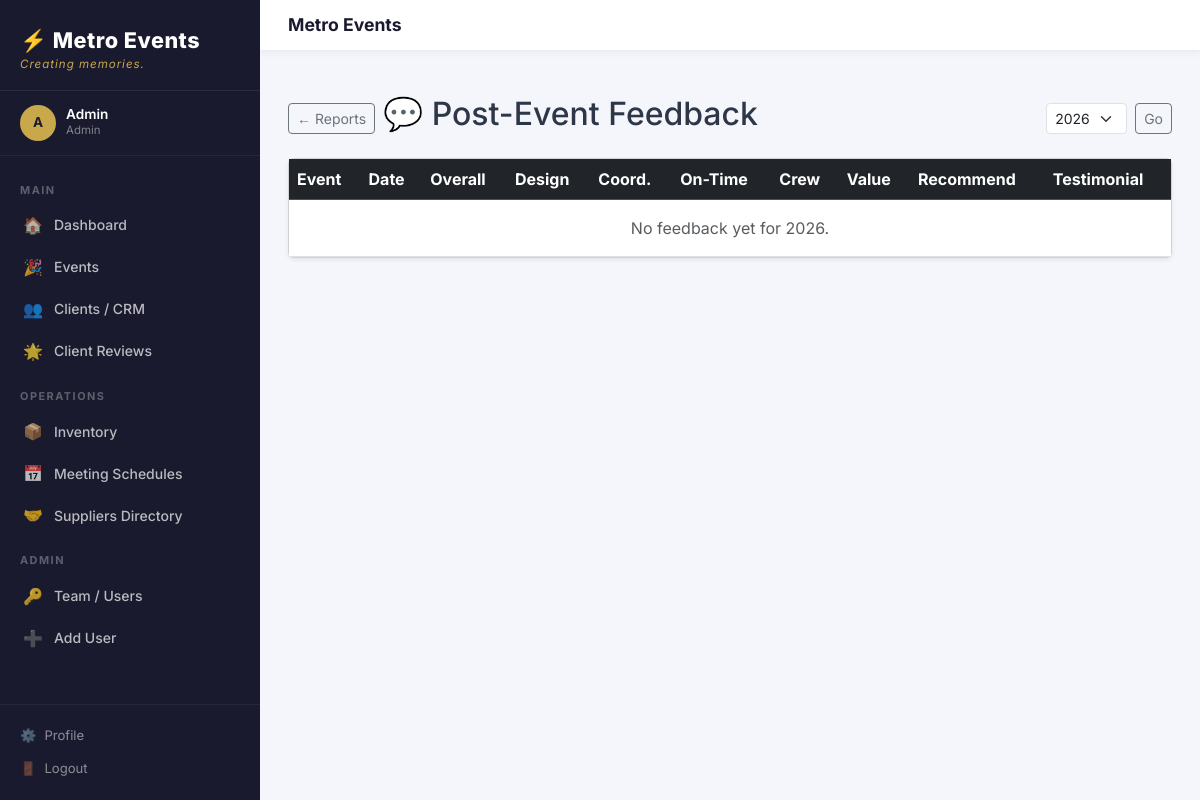
The app's page /reports/feedback (signed in) with its own data.
### models/user.py (models this page shows, shortened)
class User(UserMixin, db.Model):
    __tablename__ = "users"
    id = db.Column(db.Integer, primary_key=True)
    name = db.Column(db.String(100), nullable=False)
    email = db.Column(db.String(150), unique=True, nullable=False, index=True)
    password_hash = db.Column(db.String(256), nullable=False)
    role = db.Column(
        db.Enum("admin", "coordinator", "designer", "warehouse", "client",
                name="user_roles"),
        nullable=False,
        default="coordinator"
    )
    phone = db.Column(db.String(30))
    avatar_url = db.Column(db.String(300))
    is_active = db.Column(db.Boolean, default=True)
    created_at = db.Column(db.DateTime, default=datetime.utcnow)
    last_login = db.Column(db.DateTime)
    tasks = db.relationship("Task", back_populates="assigned_user",
                            foreign_keys="Task.assigned_to", lazy="dynamic")
    @property
    def is_admin(self) -> bool:
        return self.role == "admin"

### routes/reports.py (the view)
@reports_bp.route("/feedback")
@login_required
@require_admin
def feedback_report():
    year = request.args.get("year", datetime.utcnow().year, type=int)
    entries = (AfterEvent.query
               .join(Event, Event.id == AfterEvent.event_id)
               .filter(extract("year", Event.event_date) == year)
               .order_by(Event.event_date.desc()).all())
    return render_template("reports/feedback.html",
        entries=entries, year=year,
        years=list(range(datetime.utcnow().year - 2,
                         datetime.utcnow().year + 2)),
    )

### models/user.py (called while the page is built)
@login_manager.user_loader
def load_user(user_id: str):
    return db.session.get(User, int(user_id))

### routes/reports.py (called while the page is built)
def require_admin(f):
    from functools import wraps
    from flask import flash, redirect, url_for
    @wraps(f)
    def decorated(*args, **kwargs):
        if not current_user.is_admin:
            flash("Reports are admin-only.", "danger")
            return redirect(url_for("dashboard.index"))
        return f(*args, **kwargs)
    return decorated

### templates/reports/feedback.html (shortened to what this page needs)
{% extends "base.html" %}
{% block content %}
<div class="d-flex align-items-center gap-2 mb-3">
  <a href="{{ url_for('reports.index') }}" class="btn btn-sm btn-outline-secondary">← Reports</a>
  <h2>💬 Post-Event Feedback</h2>
  <form class="ms-auto d-flex gap-2" method="get">
    <select name="year" class="form-select form-select-sm">
      {% for y in years %}<option value="{{ y }}" {% if y == year %}selected{% endif %}>{{ y }}</option>{% endfor %}
    </select>
    <button class="btn btn-outline-secondary btn-sm">Go</button>
  </form>
</div>
<div class="card shadow-sm">
  <div class="card-body p-0">
    <table class="table table-hover mb-0">
      <thead class="table-dark">
        <tr>
          <th>Event</th><th>Date</th><th>Overall</th><th>Design</th>
          <th>Coord.</th><th>On-Time</th><th>Crew</th><th>Value</th>
          <th>Recommend</th><th>Testimonial</th>
        </tr>
      </thead>
      <tbody>
        {% for ae in entries %}
        {% set e = ae.event %}
        <tr>
          <td><a href="{{ url_for('events.detail', event_id=e.id, tab='after_event') }}">{{ e.name }}</a></td>
          <td><small>{{ e.event_date | dateformat }}</small></td>
          {% for r in [ae.rating_overall, ae.rating_design, ae.rating_coordination,
                       ae.rating_on_time, ae.rating_crew, ae.rating_value] %}
          <td class="text-warning">{{ '★' * (r or 0) if r else '—' }}</td>
          {% endfor %}
          <td>{% if ae.would_recommend %}✅{% else %}❌{% endif %}</td>
          <td>
            {% if ae.client_feedback %}
            <button class="btn btn-sm btn-outline-secondary py-0"
                    data-bs-toggle="tooltip" title="{{ ae.client_feedback }}">
              View
            </button>
            {% else %}—{% endif %}
          </td>
        </tr>
        {% else %}
        <tr><td colspan="10" class="text-muted text-center py-3">No feedback yet for {{ year }}.</td></tr>
        {% endfor %}
      </tbody>
    </table>
  </div>
</div>
{% endblock %}

### templates/base.html (shortened to what this page needs)
<!DOCTYPE html>
<html lang="en">
<head>
  <link rel="stylesheet" href="https://cdn.jsdelivr.net/npm/bootstrap@5.3.2/dist/css/bootstrap.min.css" />
  <link rel="stylesheet" href="https://cdnjs.cloudflare.com/ajax/libs/font-awesome/6.4.2/css/all.min.css" />
  <link rel="stylesheet" href="{{ url_for('static', filename='css/metro.css') }}" />
</head>
<body>
{% if current_user.is_authenticated %}
<div class="me-layout">
  <aside class="me-sidebar">
    <div class="me-sidebar-logo">
      <div class="brand-name">⚡ {{ APP_NAME }}</div>
      <div class="brand-tag">{{ APP_TAGLINE }}</div>
    </div>
    <div class="me-sidebar-user">
      <div class="me-avatar">{{ current_user.name[0]|upper }}</div>
      <div>
        <div class="user-name">{{ current_user.name }}</div>
        <div class="user-role">{{ current_user.role|title }}</div>
      </div>
    </div>
    <nav class="me-nav">
      {% if current_user.role == 'client' %}
        <div class="me-nav-section">Portal</div>
        <a href="{{ url_for('public.index') }}">
          <span class="nav-icon">🌐</span> Back to Website
        </a>
      {% else %}
        <div class="me-nav-section">Main</div>
        <a href="{{ url_for('dashboard.index') }}" class="{{ 'active' if request.endpoint == 'dashboard.index' }}">
          <span class="nav-icon">🏠</span> Dashboard
        </a>
        <a href="{{ url_for('events.list_events') }}" class="{{ 'active' if request.blueprint == 'events' }}">
          <span class="nav-icon">🎉</span> Events
        </a>
        <a href="{{ url_for('clients.list_clients') }}" class="{{ 'active' if request.blueprint == 'clients' }}">
          <span class="nav-icon">👥</span> Clients / CRM
        </a>
        <a href="{{ url_for('dashboard.manage_reviews') }}" class="{{ 'active' if request.endpoint == 'dashboard.manage_reviews' }}">
          <span class="nav-icon">🌟</span> Client Reviews
        </a>
        <div class="me-nav-section">Operations</div>
        <a href="{{ url_for('inventory.list_items') }}" class="{{ 'active' if request.blueprint == 'inventory' }}">
          <span class="nav-icon">📦</span> Inventory
        </a>
        <a href="{{ url_for('meetings.index') }}" class="{{ 'active' if request.blueprint == 'meetings' }}">
          <span class="nav-icon">📅</span> Meeting Schedules
        </a>
        <a href="{{ url_for('suppliers.list_suppliers') }}" class="{{ 'active' if request.blueprint == 'suppliers' }}">
          <span class="nav-icon">🤝</span> Suppliers Directory
        </a>
        {% if current_user.is_admin %}
        <div class="me-nav-section">Admin</div>
        <a href="{{ url_for('auth.users_list') }}" class="{{ 'active' if request.endpoint == 'auth.users_list' }}">
          <span class="nav-icon">🔑</span> Team / Users
        </a>
        <a href="{{ url_for('auth.register') }}" class="{{ 'active' if request.endpoint == 'auth.register' }}">
          <span class="nav-icon">➕</span> Add User
        </a>
        {% endif %}
      {% endif %}
    </nav>
    <div class="me-sidebar-footer">
      <a href="{{ url_for('auth.profile') }}" class="{{ 'active' if request.endpoint == 'auth.profile' }}"><span>⚙️</span> Profile</a>
      <a href="{{ url_for('auth.logout') }}"><span>🚪</span> Logout</a>
    </div>
  </aside>
  <div class="me-main">
    <header class="me-topbar">
      <div class="d-flex align-items-center gap-3">
        <div>
          <div class="page-title">{% block page_title %}{{ APP_NAME }}{% endblock %}</div>
        </div>
      </div>
    </header>
    <div class="px-4 pt-3">
    </div>
    <main class="me-content">
      {% block content %}{% endblock %}
    </main>
  </div>
</div>
{% else %}
  {% block auth_content %}{% endblock %}
{% endif %}
</body>
</html>

### static/css/metro.css (style rules this page uses)
:root { --me-gold: #C9A84C; --me-gold-light: #E8C97A; --me-dark: #1A1A2E; --me-dark2: #16213E; --me-dark3: #0F3460; --me-sidebar-w: 260px; --me-radius: 10px; --me-shadow: 0 4px 20px rgba(0,0,0,.12); --me-transition: all .22s ease; }
*, *::before, *::after { box-sizing: border-box; }
body { font-family: 'Inter', 'Segoe UI', system-ui, sans-serif; background: #F4F6FB; color: #2D3748; margin: 0; min-height: 100vh; }
a { color: var(--me-gold); text-decoration: none; }
.me-layout { display: flex; min-height: 100vh; }
.me-sidebar { width: var(--me-sidebar-w); background: var(--me-dark); display: flex; flex-direction: column; position: fixed; top: 0; left: 0; bottom: 0; z-index: 1040; transition: var(--me-transition); overflow-y: auto; overflow-x: hidden; }
.me-sidebar-logo { padding: 24px 20px 16px; border-bottom: 1px solid rgba(255,255,255,.08); }
.me-sidebar-logo .brand-name { font-size: 1.35rem; font-weight: 800; color: #fff; letter-spacing: .5px; }
.me-sidebar-logo .brand-tag { font-size: .72rem; color: var(--me-gold); font-style: italic; letter-spacing: 1px; }
.me-sidebar-user { padding: 14px 20px; display: flex; align-items: center; gap: 10px; border-bottom: 1px solid rgba(255,255,255,.06); }
.me-avatar { width: 36px; height: 36px; border-radius: 50%; background: var(--me-gold); color: var(--me-dark); display: flex; align-items: center; justify-content: center; font-weight: 700; font-size: .85rem; flex-shrink: 0; }
.me-sidebar-user .user-name { color: #fff; font-size: .85rem; font-weight: 600; line-height: 1.2; }
.me-sidebar-user .user-role { color: rgba(255,255,255,.45); font-size: .72rem; text-transform: capitalize; }
.me-nav { padding: 10px 0; flex: 1; }
.me-nav-section { padding: 16px 20px 6px; font-size: .68rem; font-weight: 700; color: rgba(255,255,255,.3); letter-spacing: 1.5px; text-transform: uppercase; }
.me-nav a { display: flex; align-items: center; gap: 11px; padding: 9px 20px; color: rgba(255,255,255,.7); font-size: .875rem; font-weight: 500; border-left: 3px solid transparent; transition: var(--me-transition); }
.me-nav a .nav-icon { font-size: 1rem; width: 20px; text-align: center; flex-shrink: 0; }
.me-sidebar-footer { padding: 14px 20px; border-top: 1px solid rgba(255,255,255,.06); }
.me-sidebar-footer a { color: rgba(255,255,255,.5); font-size: .82rem; display: flex; align-items: center; gap: 8px; padding: 7px 0; transition: var(--me-transition); }
.me-main { margin-left: var(--me-sidebar-w); flex: 1; display: flex; flex-direction: column; min-height: 100vh; }
.me-topbar { background: #fff; padding: 12px 28px; display: flex; align-items: center; justify-content: space-between; border-bottom: 1px solid #E8ECF3; position: sticky; top: 0; z-index: 100; box-shadow: 0 2px 8px rgba(0,0,0,.05); }
.me-topbar .page-title { font-size: 1.1rem; font-weight: 700; color: var(--me-dark); margin: 0; }
.me-content { padding: 28px; flex: 1; }

### records on screen
User: name "A", name "Admin", role "Admin"

### other values on screen
{{ APP_NAME }} "Metro Events"
{{ APP_TAGLINE }} "Creating memories."
{{ year }} "2026"
form field year "2026"
